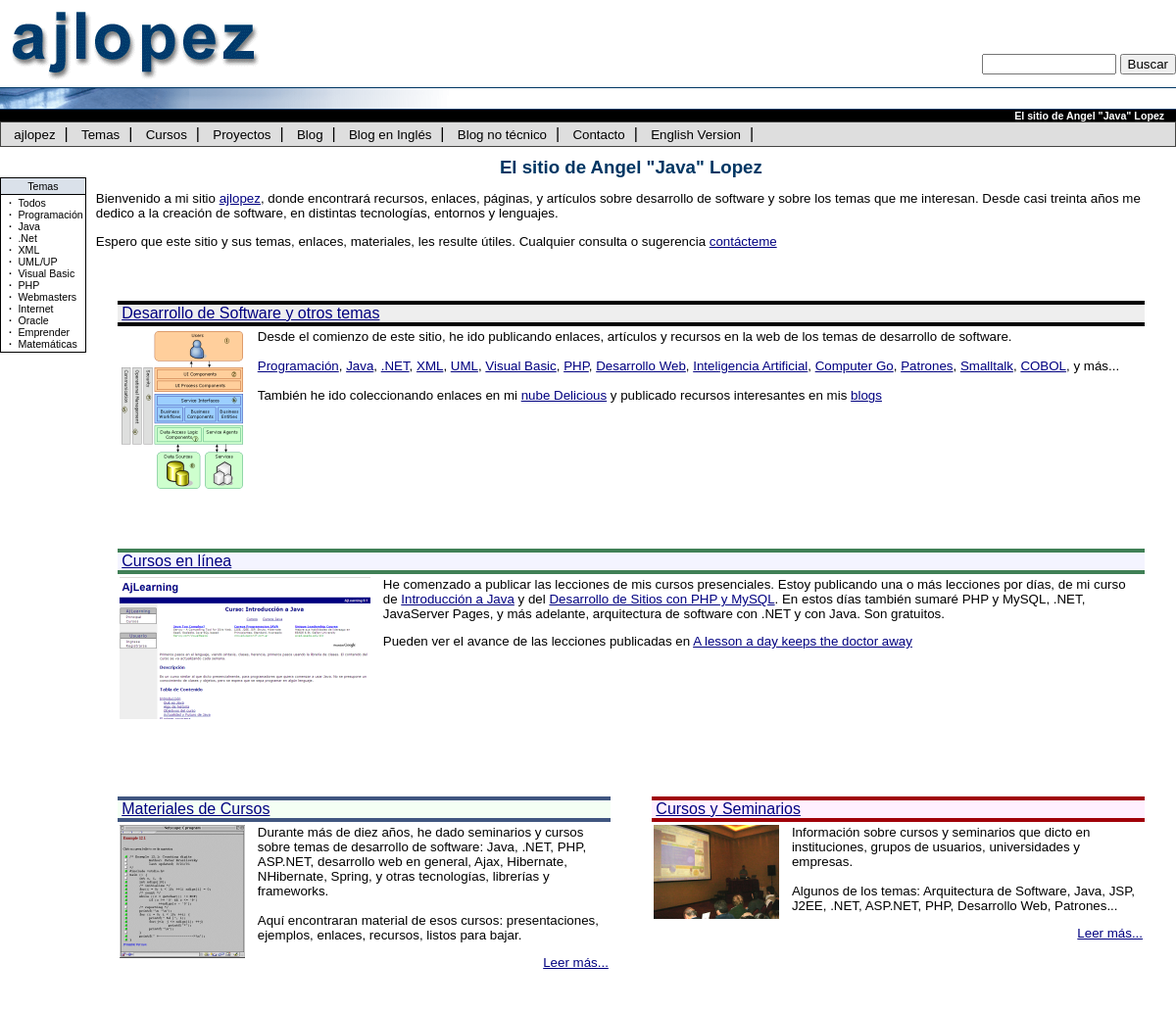
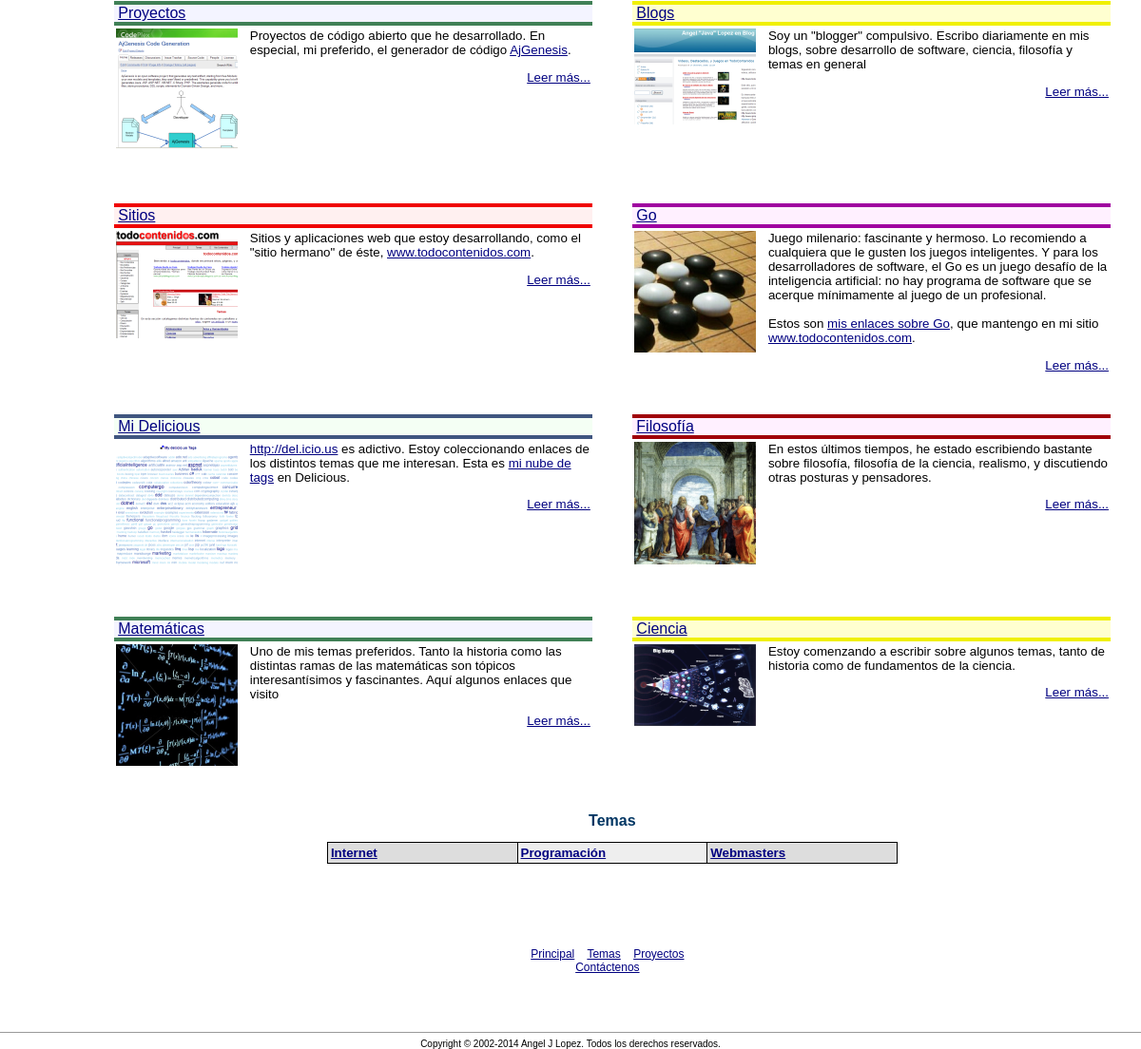
The page / on the database its author committed (2 pictures, top to bottom).
### tables this page shows
CREATE TABLE IF NOT EXISTS `categorias` (
  `Id` int(11) NOT NULL AUTO_INCREMENT,
  `Descripcion` varchar(60) NOT NULL DEFAULT '',
  `Alias` varchar(16) NOT NULL DEFAULT '',
  `Detalle` text NOT NULL,
  `Resumen` text NOT NULL,
  `IdPadre` int(11) NOT NULL DEFAULT '0',
  `IdReferencia` int(11) NOT NULL DEFAULT '0',
  `Estado` tinyint(4) NOT NULL DEFAULT '0',
  `Visitas` int(11) NOT NULL DEFAULT '0',
  `Description` varchar(60) NOT NULL DEFAULT '',
  `Detail` text NOT NULL,
  `Abstract` text NOT NULL,
  PRIMARY KEY (`Id`),
  KEY `IdPadre` (`IdPadre`),
  KEY `IdReferencia` (`IdReferencia`),
  KEY `Alias` (`Alias`)
);

### web/index.php (called while the page is built)
<?php
	include('default.php');
?>

### web/Paginas.inc.php (called while the page is built, shortened)
<?php
function PaginaPrincipal() {
	return "default.php";
}
?>

### web/default.php (the view, shortened to what this page needs)
<?php
	include_once('Paginas.inc.php');
	include_once('Categorias.inc.php');
	$Categorias = array();
	$Resumenes = array();
	$sql = "select * from categorias where IdPadre=0";
	if (!EsAdministrador())
		$sql .= " and Estado = " . CATEGORIAS_ESTADO_NORMAL;
	$sql .= " order by descripcion";
	$rs = mysql_query($sql);
	while ($reg = mysql_fetch_object($rs)) {
		if ($reg->Estado)
			$Categorias[$reg->Id] = "($reg->Descripcion)";
		else
			$Categorias[$reg->Id] = $reg->Descripcion;
		$Resumenes[$reg->Id] = $reg->Resumen;
	}
	include_once('InicioTags.inc.php');
?>
<p>
Bienvenido a mi sitio <a href="<? echo PaginaPrincipal(); ?>">ajlopez</a>, donde encontrar&aacute; recursos, enlaces, p&aacute;ginas, y art&iacute;culos
sobre desarrollo de software y sobre los temas que me interesan. Desde casi treinta años
me dedico a la creación de software, en distintas tecnologías, entornos y lenguajes.
</p>
<p>Espero que este
sitio y sus temas, enlaces, materiales, les resulte útiles. Cualquier consulta o sugerencia
<a href="Contacto.php">contácteme</a>
</p>
<br>
<center>
<table border="0" cellpadding="20" width="100%">
<tr>
<td valign="top" colspan="2" width="100%">
<table border=0 cellpadding=0 cellspacing=0 width=100%>
	<tr><td bgcolor=#000000 height=4>
	</td></tr>
	<tr><td bgcolor=#eeeeee>
	&nbsp;<a href="Temas.php">Desarrollo de Software y otros temas</a></td></tr>
	<tr><td bgcolor=#00000 height=4>
	</td></tr>
</table>
<img src="images/spacer.gif" height=1 width=170>
<table border=0 cellpadding=2 cellspacing=0 width=100%>
<tr><td valign="top" bgcolor=#FFFFFF colspan=2>
<p>
	<img src="images/development01.png" align=left>
	<img src="images/spacer.gif" height=180 width=7 align=left>
Desde el comienzo de este sitio, he ido publicando enlaces, artículos y recursos
en la web de los temas de desarrollo de software.
<br>
<br>
<a href="programacion">Programación</a>,
<a href="java">Java</a>,
<a href="puntonet">.NET</a>,
<a href="xml">XML</a>,
<a href="uml">UML</a>,
<a href="vb">Visual Basic</a>,
<a href="php">PHP</a>,
<a href="webmasters">Desarrollo Web</a>,
<a href="Tema.php?Id=71">Inteligencia Artificial</a>,
<a href="Tema.php?Id=64">Computer Go</a>,
<a href="Tema.php?Id=47">Patrones</a>,
<a href="Tema.php?Id=14">Smalltalk</a>,
<a href="Tema.php?Id=13">COBOL</a>,
y más...
<br>
<br>
También he ido coleccionando enlaces en mi <a href="Delicious.php">nube Delicious</a> y
publicado recursos interesantes en mis <a href="Blogs.php">blogs</a>
</p>
</td></tr>
</table>
</td>
</tr>
<tr>
<td valign="top" colspan="2" width="100%">
<table border=0 cellpadding=0 cellspacing=0 width=100%>
	<tr><td bgcolor=#408056 height=4>
	</td></tr>
	<tr><td bgcolor=#F4F4FF>
	&nbsp;<a href="cursos">Cursos en línea</a></td></tr>
	<tr><td bgcolor=#408056 height=4>
	</td></tr>
</table>
<img src="images/spacer.gif" height=1 width=170>
<table border=0 cellpadding=2 cellspacing=0 width=100%>
<tr><td valign="top" bgcolor=#FFFFFF colspan=2>
<p>
	<img src="images/ajlearning.png" align=left>
	<img src="images/spacer.gif" height=180 width=7 align=left>
He comenzado a publicar las lecciones de mis cursos presenciales. Estoy
publicando una o más lecciones por días, de mi curso de <a href="http://ajlopez.net/cursos/Course.php?Id=1">Introducción a Java</a> y del <a href="http://ajlopez.net/cursos/Course.php?Id=4">Desarrollo de Sitios con PHP y MySQL</a>. En estos
días también sumaré PHP y MySQL, .NET, JavaServer Pages, y más adelante,
arquitectura de software con .NET y con Java. Son gratuitos.
</p>
<p>Pueden ver el avance de las lecciones publicadas en <a href="http://msmvps.com/blogs/lopez/archive/2008/04/08/a-lesson-a-day-keeps-the-doctor-away.aspx"
target="_blank">A lesson a day keeps the doctor away</a>
</td></tr>
</table>
</td>
</tr>
<tr>
<td valign="top" width="50%">
<table border=0 cellpadding=0 cellspacing=0 width=100%>
	<tr><td bgcolor=#405680 height=4>
	</td></tr>
	<tr><td bgcolor=#F4FFF4>
	&nbsp;<a href="CursosEjemplos.php">Materiales de Cursos</a></td></tr>
	<tr><td bgcolor=#405680 height=4>
	</td></tr>
</table>
<img src="images/spacer.gif" height=1 width=170>
<table border=0 cellpadding=2 cellspacing=0 width=100%>
<tr><td valign="top" bgcolor=#FFFFFF colspan=2>
<p>
	<img src="images/coursematerial01.png" align=left>
	<img src="images/spacer.gif" height=140 width=7 align=left>
	Durante más de diez años, he dado seminarios y cursos sobre temas
de desarrollo de software: Java, .NET, PHP, ASP.NET, desarrollo web en general, Ajax,
Hibernate, NHibernate, Spring, y otras tecnologías, librerías y frameworks.
<br>
<br>
Aquí encontraran material de esos cursos: presentaciones, ejemplos, enlaces,
recursos, listos para bajar.
</p>
	<p align="right">
<a href="CursosEjemplos.php">Leer más...</a>
</td></tr>
</table>
</td>
<td valign="top" width="50%">
<table border=0 cellpadding=0 cellspacing=0 width=100%>
	<tr><td bgcolor=#A00008 height=4>
	</td></tr>
	<tr><td bgcolor=#FFF0FF>
	&nbsp;<a href="CursosSeminarios.php">Cursos y Seminarios</a></td></tr>
	<tr><td bgcolor=#A00008 height=4>
	</td></tr>
</table>
<img src="images/spacer.gif" height=1 width=170>
<table border=0 cellpadding=2 cellspacing=0 width=100%>
<tr><td valign="top" bgcolor=#FFFFFF colspan=2>
<p>
	<img src="images/training02.png" align=left>
	<img src="images/spacer.gif" height=110 width=7 align=left>
Información sobre cursos y seminarios que dicto en instituciones, grupos
de usuarios, universidades y empresas.
<br>
<br>
Algunos de los temas: Arquitectura de Software, Java, JSP, J2EE, .NET, ASP.NET, PHP,
Desarrollo Web, Patrones...
</p>
	<p align="right">
<a href="CursosSeminarios.php">Leer más...</a>
</td></tr>
</table>
</td>
</tr>
<tr>
<td valign="top">
<table border=0 cellpadding=0 cellspacing=0 width=100%>
	<tr><td bgcolor=#408056 height=4>
	</td></tr>
	<tr><td bgcolor=#F4F4FF>
	&nbsp;<a href="Proyectos.php">Proyectos</a></td></tr>
	<tr><td bgcolor=#408056 height=4>
	</td></tr>
</table>
<img src="images/spacer.gif" height=1 width=170>
<table border=0 cellpadding=2 cellspacing=0 width=100%>
<tr><td valign="top" bgcolor=#FFFFFF colspan=2>
<p>
	<img src="images/projects01.png" align=left>
	<img src="images/spacer.gif" height=140 width=7 align=left>
Proyectos de código abierto que he desarrollado. En especial, mi preferido,
el generador de código <a href="http://www.ajlopez.com/ajgenesis">AjGenesis</a>.
</p>
	<p align="right">
<a href="Proyectos.php">Leer más...</a>
</td></tr>
</table>
</td>
<td valign="top">
<table border=0 cellpadding=0 cellspacing=0 width=100%>
	<tr><td bgcolor=#F0F000 height=4>
	</td></tr>
	<tr><td bgcolor=#FFFFD0>
	&nbsp;<a href="Blogs.php">Blogs</a></td></tr>
	<tr><td bgcolor=#F0F000 height=4>
	</td></tr>
</table>
<img src="images/spacer.gif" height=1 width=170>
<table border=0 cellpadding=2 cellspacing=0 width=100%>
<tr><td valign="top" bgcolor=#FFFFFF colspan=2>
<p>
	<img src="images/blogs01.png" align=left>
	<img src="images/spacer.gif" height=140 width=7 align=left>
Soy un "blogger" compulsivo. Escribo diariamente en mis blogs, sobre desarrollo de software, ciencia, filosofía
y temas en general</p>
	<p align="right">
<a href="Blogs.php">Leer más...</a>
</td></tr>
</table>
</td>
</tr>
<tr>
<td valign="top">
<table border=0 cellpadding=0 cellspacing=0 width=100%>
	<tr><td bgcolor=#F00000 height=4>
	</td></tr>
	<tr><td bgcolor=#FFF0F0>
	&nbsp;<a href="SitiosWeb.php">Sitios</a></td></tr>
	<tr><td bgcolor=#F00000 height=4>
	</td></tr>
</table>
<img src="images/spacer.gif" height=1 width=170>
<table border=0 cellpadding=2 cellspacing=0 width=100%>
<tr><td valign="top" bgcolor=#FFFFFF colspan=2>
<p>
	<img src="images/sites01.png" align=left>
	<img src="images/spacer.gif" height=140 width=7 align=left>
Sitios y aplicaciones web que estoy desarrollando, como el "sitio hermano"
de éste, <a href="http://www.todocontenidos.com" target="_blank">www.todocontenidos.com</a>.
</p>
	<p align="right">
<a href="SitiosWeb.php">Leer más...</a>
</td></tr>
</table>
</td>
<td valign="top">
<table border=0 cellpadding=0 cellspacing=0 width=100%>
	<tr><td bgcolor=#A000A0 height=4>
	</td></tr>
	<tr><td bgcolor=#FFF0FF>
	&nbsp;<a href="http://www.todocontenidos.com/Tema.php?Id=133" target="_blank">Go</a></td></tr>
	<tr><td bgcolor=#A000A0 height=4>
	</td></tr>
</table>
<img src="images/spacer.gif" height=1 width=170>
<table border=0 cellpadding=2 cellspacing=0 width=100%>
<tr><td valign="top" bgcolor=#FFFFFF colspan=2>
<p>
	<img src="images/go01.png" align=left>
	<img src="images/spacer.gif" height=140 width=7 align=left>
Juego milenario: fascinante y hermoso. Lo recomiendo a cualquiera que
le gusten los juegos inteligentes. Y para los desarrolladores de software,
el Go es un juego desafío de la inteligencia artificial: no hay programa
de software que se acerque mínimamente al juego de un profesional.
<br>
<br>
Estos son <a href="http://www.todocontenidos.com/Tema.php?Id=133" target="_blank">mis enlaces sobre Go</a>, que mantengo en mi sitio <a href="http://www.todocontenidos.com" target="_blank">www.todocontenidos.com</a>.
</p>
	<p align="right">
<a href="http://www.todocontenidos.com/Tema.php?Id=133" target="_blank">Leer más...</a>
</td></tr>
</table>
</td>
</tr>
<tr>
<td valign="top" width="50%">
<table border=0 cellpadding=0 cellspacing=0 width=100%>
	<tr><td bgcolor=#405680 height=4>
	</td></tr>
	<tr><td bgcolor=#F4FFF4>
	&nbsp;<a href="Delicious.php">Mi Delicious</a></td></tr>
	<tr><td bgcolor=#405680 height=4>
	</td></tr>
</table>
<img src="images/spacer.gif" height=1 width=170>
<table border=0 cellpadding=2 cellspacing=0 width=100%>
<tr><td valign="top" bgcolor=#FFFFFF colspan=2>
<p>
	<img src="images/delicious01.png" align=left>
	<img src="images/spacer.gif" height=140 width=7 align=left>
<a href="http://del.icio.us/" target="_blank">http://del.icio.us</a> es adictivo. Estoy
coleccionando enlaces de los distintos temas que me interesan. Esta es <a href="Delicious.php">mi
nube de tags</a> en Delicious.
</p>
</p>
	<p align="right">
<a href="Delicious.php">Leer más...</a>
</td></tr>
</table>
</td>
<td valign="top" width="50%">
<table border=0 cellpadding=0 cellspacing=0 width=100%>
	<tr><td bgcolor=#A00008 height=4>
	</td></tr>
	<tr><td bgcolor=#FFF0FF>
	&nbsp;<a href="http://ajlopez.zoomblog.com/cat/6946" target="_blank">Filosofía</a></td></tr>
	<tr><td bgcolor=#A00008 height=4>
	</td></tr>
</table>
<img src="images/spacer.gif" height=1 width=170>
<table border=0 cellpadding=2 cellspacing=0 width=100%>
<tr><td valign="top" bgcolor=#FFFFFF colspan=2>
<p>
	<img src="images/philosophy01.png" align=left>
	<img src="images/spacer.gif" height=110 width=7 align=left>
En estos últimos tiempos, he estado escribiendo bastante sobre filosofía, filosofía de la
ciencia, realismo, y discutiendo otras posturas y pensadores.
</p>
	<p align="right">
<a href="http://ajlopez.zoomblog.com/cat/6946" target="_blank">Leer más...</a>
</td></tr>
</table>
</td>
<tr>
<td valign="top">
<table border=0 cellpadding=0 cellspacing=0 width=100%>
	<tr><td bgcolor=#408056 height=4>
	</td></tr>
	<tr><td bgcolor=#F4F4FF>
	&nbsp;<a href="http://www.ajlopez.net/matematicas">Matemáticas</a></td></tr>
	<tr><td bgcolor=#408056 height=4>
	</td></tr>
</table>
<img src="images/spacer.gif" height=1 width=170>
<table border=0 cellpadding=2 cellspacing=0 width=100%>
<tr><td valign="top" bgcolor=#FFFFFF colspan=2>
<p>
	<img src="images/mathematics01.png" align=left>
	<img src="images/spacer.gif" height=140 width=7 align=left>
Uno de mis temas preferidos. Tanto la historia como las distintas ramas de las
matemáticas son tópicos interesantísimos y fascinantes. Aquí algunos enlaces
que visito
</p>
	<p align="right">
<a href="http://www.ajlopez.net/matematicas">Leer más...</a>
</td></tr>
</table>
</td>
<td valign="top">
<table border=0 cellpadding=0 cellspacing=0 width=100%>
	<tr><td bgcolor=#F0F000 height=4>
	</td></tr>
	<tr><td bgcolor=#FFFFD0>
	&nbsp;<a href="http://ajlopez.zoomblog.com/cat/4714" target="_blank">Ciencia</a></td></tr>
	<tr><td bgcolor=#F0F000 height=4>
	</td></tr>
</table>
<img src="images/spacer.gif" height=1 width=170>
<table border=0 cellpadding=2 cellspacing=0 width=100%>
<tr><td valign="top" bgcolor=#FFFFFF colspan=2>
<p>
	<img src="images/science01.png" align=left>
	<img src="images/spacer.gif" height=140 width=7 align=left>
Estoy comenzando a escribir sobre algunos temas, tanto de historia como de
fundamentos de la ciencia.</p>
	<p align="right">
<a href="http://ajlopez.zoomblog.com/cat/4714" target="_blank">Leer más...</a>
</td></tr>
</table>
</td>
</tr>
<center>
<h2>Temas</h2>
<p>
<table cellspacing=1 cellpadding=3 width=600 border=0 bgcolor=black>
<?php
function MuestraCategoria($Id,$Descripcion,$Resumen,$x,$y)
{
	$pos = $x + $y;
	if ($pos % 2)
		$fondo = "#eeeeee";
	else
		$fondo = "#dddddd";
	echo "<td width='33%' class=categoria valign=top bgcolor=$fondo><a class=categoria href='Tema.php?Id=$Id'>$Descripcion</a></td>\n";
}
	reset($Categorias);
	$ncols = 3;
	$n=0;
	while (list($Id,$Descripcion) = each($Categorias)) {
		$Resumen = $Resumenes[$Id];
		$y = (integer) ($n / $ncols);
		$x = $n % $ncols;
		if ($x==0)
			echo "<tr>\n";
		MuestraCategoria($Id,$Descripcion,$Resumen,$x,$y);
		$n++;
	}
	echo "</tr>\n";
?>
</table>
</center>
<?php
	include('Final.inc.php');
?>

### rows shown on the page
categorias: Descripcion "Internet"
categorias: Descripcion "Programación"
categorias: Descripcion "Webmasters"

### other values the page prints
$texto "ajlopez Temas Cursos Proyectos Contacto English Version"
$texto "Blog Blog en Inglés Blog no técnico"
$titulo "Temas"
$texto "Todos Programación Java .Net XML UML/UP Visual Basic PHP Webmasters Internet Oracle Emprender Matemáticas"
$PaginaTitulo "El sitio de Angel \"Java\" Lopez"
$texto "Principal Temas Proyectos Contáctenos"
